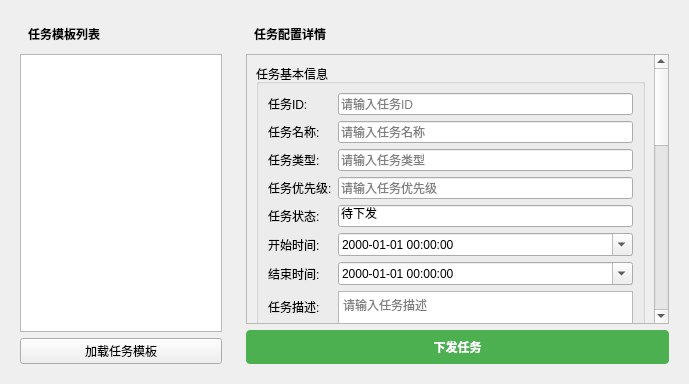
<?xml version="1.0" encoding="UTF-8"?>
<ui version="4.0">
 <class>TaskDeliveryWidget</class>
 <widget class="QWidget" name="TaskDeliveryWidget">
  <property name="geometry">
   <rect>
    <x>0</x>
    <y>0</y>
    <width>689</width>
    <height>384</height>
   </rect>
  </property>
  <property name="windowTitle">
   <string>任务下发</string>
  </property>
  <layout class="QHBoxLayout" name="mainLayout">
   <item>
    <widget class="QWidget" name="leftWidget">
     <property name="sizePolicy">
      <sizepolicy hsizetype="Preferred" vsizetype="Preferred">
       <horstretch>1</horstretch>
       <verstretch>0</verstretch>
      </sizepolicy>
     </property>
     <layout class="QVBoxLayout" name="leftLayout">
      <item>
       <widget class="QLabel" name="taskListLabel">
        <property name="text">
         <string>任务模板列表</string>
        </property>
        <property name="styleSheet">
         <string>QLabel { font-weight: bold; padding: 5px; }</string>
        </property>
       </widget>
      </item>
      <item>
       <widget class="QListWidget" name="taskTemplateListWidget">
        <property name="sizePolicy">
         <sizepolicy hsizetype="Expanding" vsizetype="Expanding">
          <horstretch>0</horstretch>
          <verstretch>0</verstretch>
         </sizepolicy>
        </property>
       </widget>
      </item>
      <item>
       <widget class="QPushButton" name="loadTaskTemplateButton">
        <property name="text">
         <string>加载任务模板</string>
        </property>
       </widget>
      </item>
     </layout>
    </widget>
   </item>
   <item>
    <widget class="QWidget" name="rightWidget">
     <property name="sizePolicy">
      <sizepolicy hsizetype="Preferred" vsizetype="Preferred">
       <horstretch>2</horstretch>
       <verstretch>0</verstretch>
      </sizepolicy>
     </property>
     <layout class="QVBoxLayout" name="rightLayout">
      <item>
       <widget class="QLabel" name="taskConfigLabel">
        <property name="text">
         <string>任务配置详情</string>
        </property>
        <property name="styleSheet">
         <string>QLabel { font-weight: bold; padding: 5px; }</string>
        </property>
       </widget>
      </item>
      <item>
       <widget class="QScrollArea" name="scrollArea">
        <property name="widgetResizable">
         <bool>true</bool>
        </property>
        <widget class="QWidget" name="scrollAreaWidgetContents">
         <property name="geometry">
          <rect>
           <x>0</x>
           <y>0</y>
           <width>400</width>
           <height>700</height>
          </rect>
         </property>
         <layout class="QVBoxLayout" name="scrollAreaLayout">
          <item>
           <widget class="QGroupBox" name="taskInfoGroupBox">
            <property name="title">
             <string>任务基本信息</string>
            </property>
            <layout class="QFormLayout" name="taskInfoLayout">
             <item row="0" column="0">
              <widget class="QLabel" name="taskIdLabel">
               <property name="text">
                <string>任务ID:</string>
               </property>
              </widget>
             </item>
             <item row="0" column="1">
              <widget class="QLineEdit" name="taskIdEdit">
               <property name="placeholderText">
                <string>请输入任务ID</string>
               </property>
              </widget>
             </item>
             <item row="1" column="0">
              <widget class="QLabel" name="taskNameLabel">
               <property name="text">
                <string>任务名称:</string>
               </property>
              </widget>
             </item>
             <item row="1" column="1">
              <widget class="QLineEdit" name="taskNameEdit">
               <property name="placeholderText">
                <string>请输入任务名称</string>
               </property>
              </widget>
             </item>
             <item row="2" column="0">
              <widget class="QLabel" name="taskTypeLabel">
               <property name="text">
                <string>任务类型:</string>
               </property>
              </widget>
             </item>
             <item row="2" column="1">
              <widget class="QLineEdit" name="taskTypeEdit">
               <property name="placeholderText">
                <string>请输入任务类型</string>
               </property>
              </widget>
             </item>
             <item row="3" column="0">
              <widget class="QLabel" name="taskPriorityLabel">
               <property name="text">
                <string>任务优先级:</string>
               </property>
              </widget>
             </item>
             <item row="3" column="1">
              <widget class="QLineEdit" name="taskPriorityEdit">
               <property name="placeholderText">
                <string>请输入任务优先级</string>
               </property>
              </widget>
             </item>
             <item row="4" column="0">
              <widget class="QLabel" name="taskStatusLabel">
               <property name="text">
                <string>任务状态:</string>
               </property>
              </widget>
             </item>
             <item row="4" column="1">
              <widget class="QLineEdit" name="taskStatusEdit">
               <property name="text">
                <string>待下发</string>
               </property>
               <property name="readOnly">
                <bool>true</bool>
               </property>
              </widget>
             </item>
             <item row="5" column="0">
              <widget class="QLabel" name="startTimeLabel">
               <property name="text">
                <string>开始时间:</string>
               </property>
              </widget>
             </item>
             <item row="5" column="1">
              <widget class="QDateTimeEdit" name="startTimeEdit">
               <property name="calendarPopup">
                <bool>true</bool>
               </property>
               <property name="displayFormat">
                <string>yyyy-MM-dd hh:mm:ss</string>
               </property>
              </widget>
             </item>
             <item row="6" column="0">
              <widget class="QLabel" name="endTimeLabel">
               <property name="text">
                <string>结束时间:</string>
               </property>
              </widget>
             </item>
             <item row="6" column="1">
              <widget class="QDateTimeEdit" name="endTimeEdit">
               <property name="calendarPopup">
                <bool>true</bool>
               </property>
               <property name="displayFormat">
                <string>yyyy-MM-dd hh:mm:ss</string>
               </property>
              </widget>
             </item>
             <item row="7" column="0">
              <widget class="QLabel" name="taskDescLabel">
               <property name="text">
                <string>任务描述:</string>
               </property>
              </widget>
             </item>
             <item row="7" column="1">
              <widget class="QTextEdit" name="taskDescEdit">
               <property name="maximumHeight">
                <number>80</number>
               </property>
               <property name="placeholderText">
                <string>请输入任务描述</string>
               </property>
              </widget>
             </item>
            </layout>
           </widget>
          </item>
          <item>
           <widget class="QGroupBox" name="positionInfoGroupBox">
            <property name="title">
             <string>目标位置信息</string>
            </property>
            <layout class="QFormLayout" name="positionInfoLayout">
             <item row="0" column="0">
              <widget class="QLabel" name="longitudeLabel">
               <property name="text">
                <string>经度:</string>
               </property>
              </widget>
             </item>
             <item row="0" column="1">
              <widget class="QLineEdit" name="longitudeEdit">
               <property name="placeholderText">
                <string>请输入经度</string>
               </property>
              </widget>
             </item>
             <item row="1" column="0">
              <widget class="QLabel" name="latitudeLabel">
               <property name="text">
                <string>纬度:</string>
               </property>
              </widget>
             </item>
             <item row="1" column="1">
              <widget class="QLineEdit" name="latitudeEdit">
               <property name="placeholderText">
                <string>请输入纬度</string>
               </property>
              </widget>
             </item>
             <item row="2" column="0">
              <widget class="QLabel" name="altitudeLabel">
               <property name="text">
                <string>高度:</string>
               </property>
              </widget>
             </item>
             <item row="2" column="1">
              <widget class="QLineEdit" name="altitudeEdit">
               <property name="placeholderText">
                <string>请输入高度</string>
               </property>
              </widget>
             </item>
            </layout>
           </widget>
          </item>
          <item>
           <widget class="QGroupBox" name="agentInfoGroupBox">
            <property name="title">
             <string>智能体配置信息</string>
            </property>
            <layout class="QFormLayout" name="agentInfoLayout">
             <item row="0" column="0">
              <widget class="QLabel" name="agentTypeLabel">
               <property name="text">
                <string>智能体类型:</string>
               </property>
              </widget>
             </item>
             <item row="0" column="1">
              <widget class="QComboBox" name="agentTypeCombo">
               <item>
                <property name="text">
                 <string>无人机</string>
                </property>
               </item>
               <item>
                <property name="text">
                 <string>无人车</string>
                </property>
               </item>
               <item>
                <property name="text">
                 <string>无人船</string>
                </property>
               </item>
              </widget>
             </item>
             <item row="1" column="0">
              <widget class="QLabel" name="agentIdLabel">
               <property name="text">
                <string>智能体ID:</string>
               </property>
              </widget>
             </item>
             <item row="1" column="1">
              <widget class="QLineEdit" name="agentIdEdit">
               <property name="placeholderText">
                <string>请输入智能体ID</string>
               </property>
              </widget>
             </item>
             <item row="2" column="0">
              <widget class="QLabel" name="agentModeLabel">
               <property name="text">
                <string>控制模式:</string>
               </property>
              </widget>
             </item>
             <item row="2" column="1">
              <widget class="QComboBox" name="agentModeCombo">
               <item>
                <property name="text">
                 <string>自主模式</string>
                </property>
               </item>
               <item>
                <property name="text">
                 <string>遥控模式</string>
                </property>
               </item>
               <item>
                <property name="text">
                 <string>混合模式</string>
                </property>
               </item>
              </widget>
             </item>
             <item row="3" column="0">
              <widget class="QLabel" name="agentSpeedLabel">
               <property name="text">
                <string>飞行速度:</string>
               </property>
              </widget>
             </item>
             <item row="3" column="1">
              <widget class="QLineEdit" name="agentSpeedEdit">
               <property name="placeholderText">
                <string>请输入飞行速度</string>
               </property>
              </widget>
             </item>
             <item row="4" column="0">
              <widget class="QLabel" name="agentRouteLabel">
               <property name="text">
                <string>航线规划:</string>
               </property>
              </widget>
             </item>
             <item row="4" column="1">
              <widget class="QComboBox" name="agentRouteCombo">
               <item>
                <property name="text">
                 <string>直线飞行</string>
                </property>
               </item>
               <item>
                <property name="text">
                 <string>绕行飞行</string>
                </property>
               </item>
               <item>
                <property name="text">
                 <string>螺旋飞行</string>
                </property>
               </item>
               <item>
                <property name="text">
                 <string>自定义航线</string>
                </property>
               </item>
              </widget>
             </item>
             <item row="5" column="0">
              <widget class="QLabel" name="payloadLabel">
               <property name="text">
                <string>载荷配置:</string>
               </property>
              </widget>
             </item>
             <item row="5" column="1">
              <widget class="QLineEdit" name="payloadEdit">
               <property name="placeholderText">
                <string>请输入载荷配置</string>
               </property>
              </widget>
             </item>
             <item row="6" column="0">
              <widget class="QLabel" name="commFreqLabel">
               <property name="text">
                <string>通信频率:</string>
               </property>
              </widget>
             </item>
             <item row="6" column="1">
              <widget class="QLineEdit" name="commFreqEdit">
               <property name="placeholderText">
                <string>请输入通信频率</string>
               </property>
              </widget>
             </item>
            </layout>
           </widget>
          </item>
          <item>
           <widget class="QGroupBox" name="waypointInfoGroupBox">
            <property name="title">
             <string>航点信息</string>
            </property>
            <layout class="QVBoxLayout" name="waypointInfoLayout">
             <item>
              <widget class="QScrollArea" name="waypointScrollArea">
               <property name="widgetResizable">
                <bool>true</bool>
               </property>
               <property name="maximumHeight">
                <number>200</number>
               </property>
               <widget class="QWidget" name="waypointScrollAreaWidgetContents">
                <property name="geometry">
                 <rect>
                  <x>0</x>
                  <y>0</y>
                  <width>380</width>
                  <height>190</height>
                 </rect>
                </property>
                <layout class="QVBoxLayout" name="waypointPointsLayout"/>
               </widget>
              </widget>
             </item>
             <item>
              <layout class="QHBoxLayout" name="waypointButtonsLayout">
               <item>
                <widget class="QPushButton" name="addWaypointButton">
                 <property name="text">
                  <string>添加航点</string>
                 </property>
                 <property name="styleSheet">
                  <string>QPushButton { 
  background-color: #2196F3; 
  color: white; 
  border: none; 
  padding: 6px 12px; 
  border-radius: 3px; 
}
QPushButton:hover { 
  background-color: #1976D2; 
}</string>
                 </property>
                </widget>
               </item>
               <item>
                <spacer name="waypointButtonsSpacer">
                 <property name="orientation">
                  <enum>Qt::Horizontal</enum>
                 </property>
                 <property name="sizeHint" stdset="0">
                  <size>
                   <width>40</width>
                   <height>20</height>
                  </size>
                 </property>
                </spacer>
               </item>
              </layout>
             </item>
            </layout>
           </widget>
          </item>
          <item>
           <spacer name="verticalSpacer">
            <property name="orientation">
             <enum>Qt::Vertical</enum>
            </property>
            <property name="sizeHint" stdset="0">
             <size>
              <width>20</width>
              <height>40</height>
             </size>
            </property>
           </spacer>
          </item>
         </layout>
        </widget>
       </widget>
      </item>
      <item>
       <widget class="QPushButton" name="deliverTaskButton">
        <property name="text">
         <string>下发任务</string>
        </property>
        <property name="styleSheet">
         <string>QPushButton { 
  background-color: #4CAF50; 
  color: white; 
  border: none; 
  padding: 8px 16px; 
  border-radius: 4px; 
  font-weight: bold; 
}
QPushButton:hover { 
  background-color: #45a049; 
}
QPushButton:pressed { 
  background-color: #3d8b40; 
}</string>
        </property>
       </widget>
      </item>
     </layout>
    </widget>
   </item>
  </layout>
 </widget>
 <resources/>
 <connections/>
</ui>
